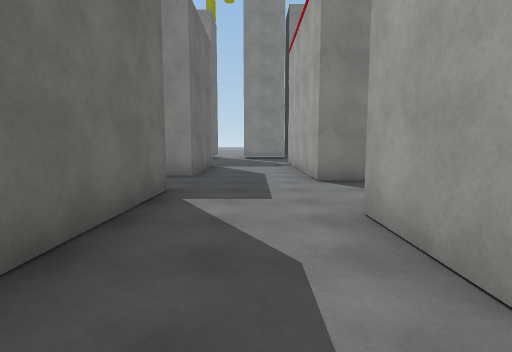
View 1 (above)

24 first-person views from a walk through a Unity game level. The camera is 1.5 m above the floor, tilts 6° down and sees 80° across. The floor is counted in squares, 2 m on a side. Each view is taken from the middle of a square. On the plan, view 1 faces up. The plan holds only what a view shows up to about 10 squares ahead; the rest is blank. The place goes on beyond the plan. The player character is not drawn. Surface patterns are stand-ins for the level's own textures.

View 2
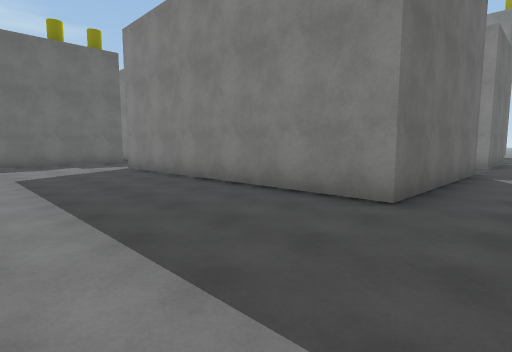

View 3
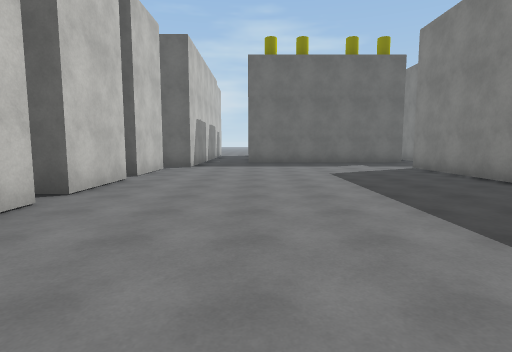

View 4
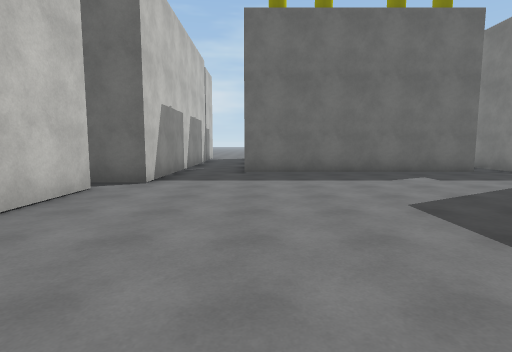

View 5
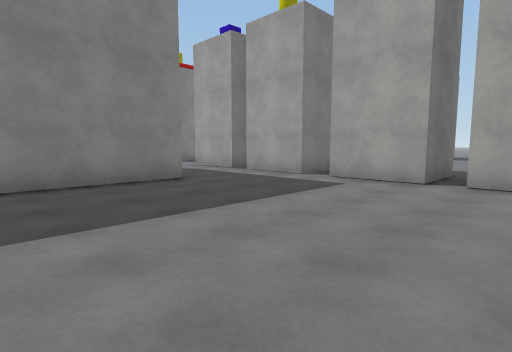

View 6
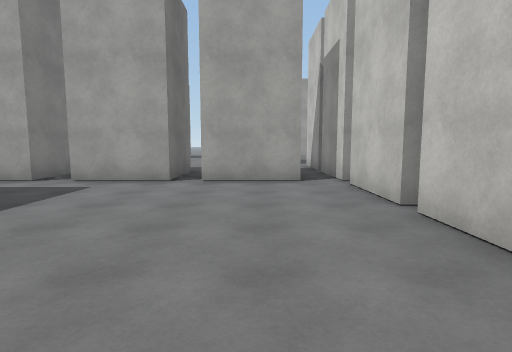

View 7
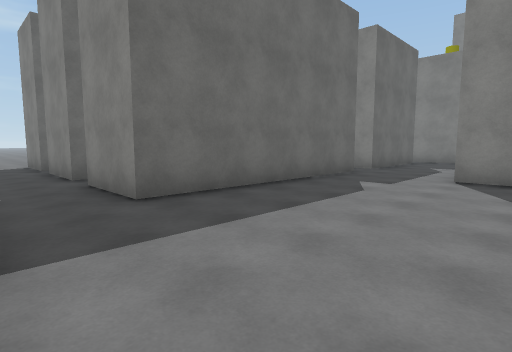

View 8
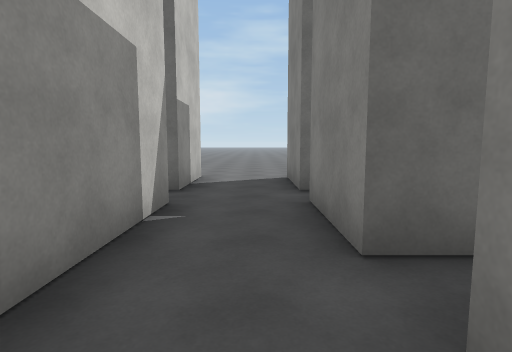

View 9
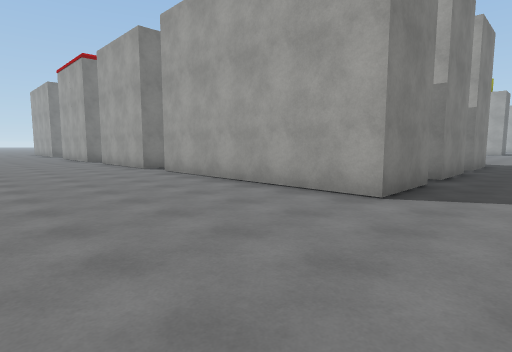

View 10
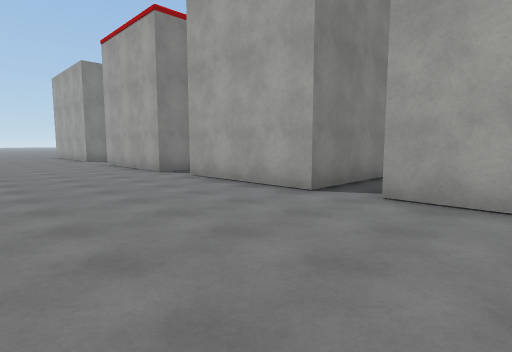

View 11
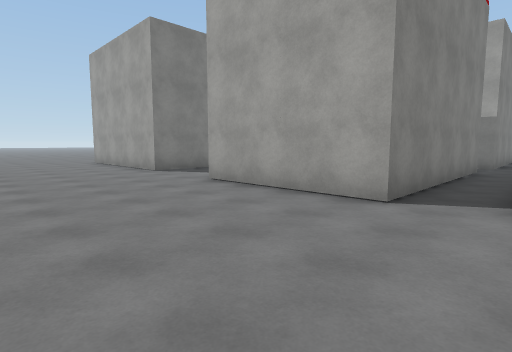

View 12
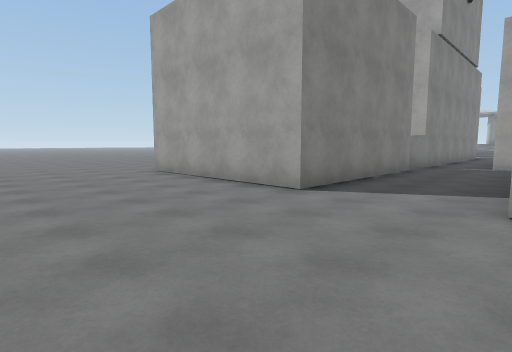

View 13
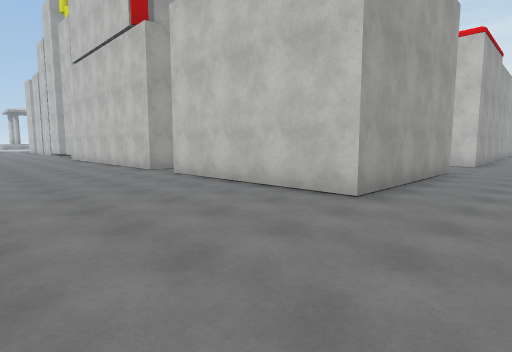

View 14
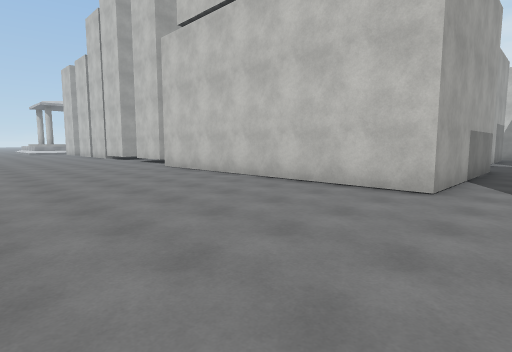

View 15
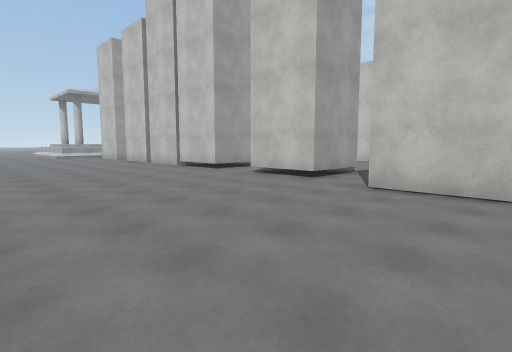

View 16
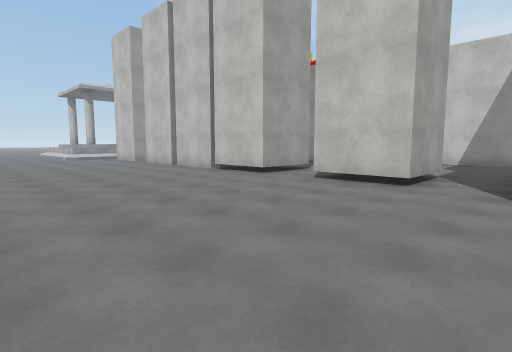

View 17
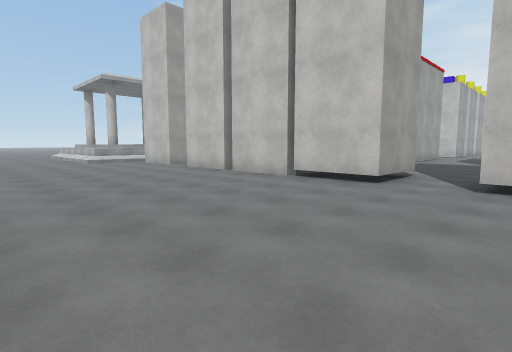

View 18
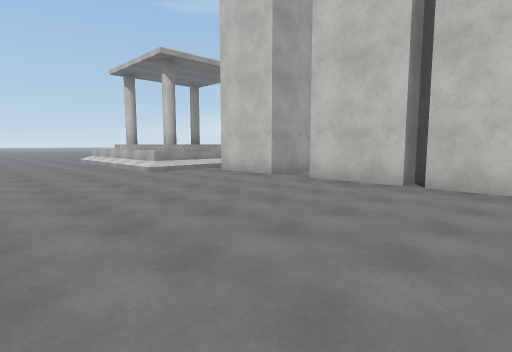

View 19
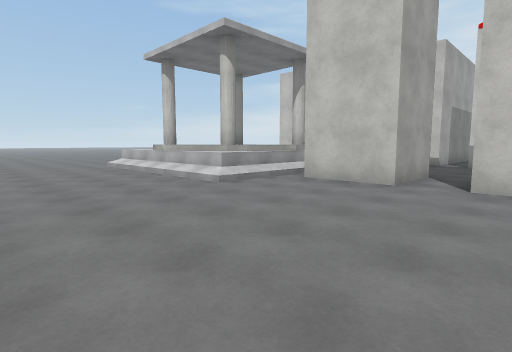

View 20
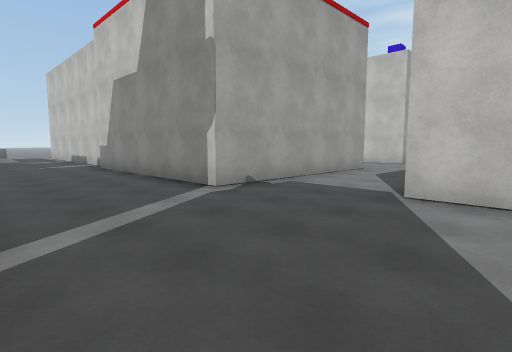

View 21
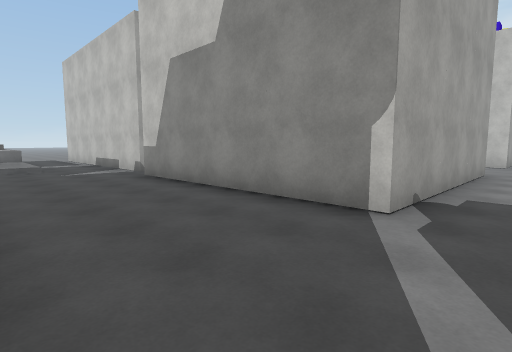

View 22
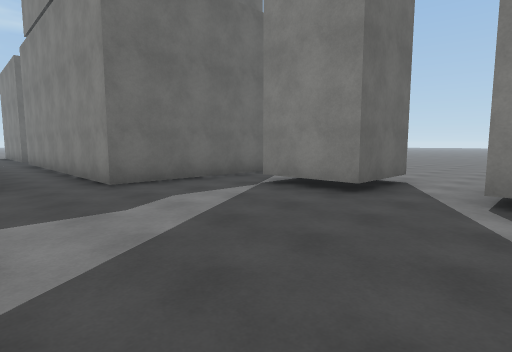

View 23
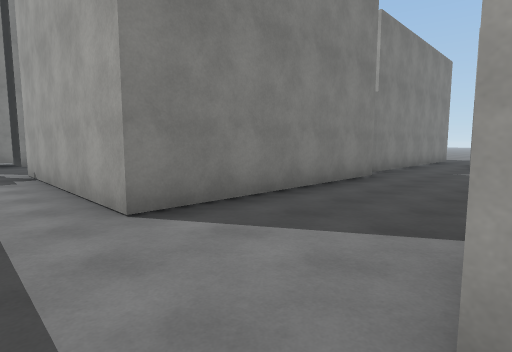

View 24
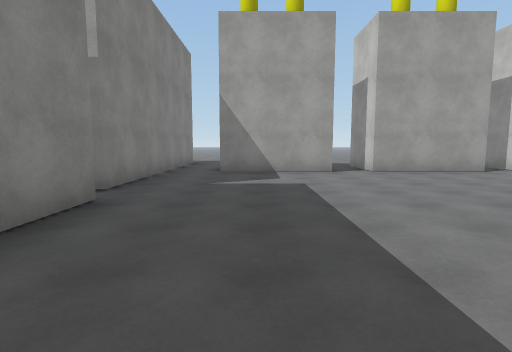

### Floor plan
Key: @ floor where view 1 was taken; # wall or solid block; . floor; ^ raised ledge; O other object.
Columns run from 24 left of view 1 to 17 right of it. Each row starts with its distance up from view 1.
 23          ...........................
 22  .........................................
 21  .........................................
 20  ........................................
 19  .................................^^^^^^
 18  ...######.OOOOOOOO...............^^^ ^
 17  ...#     .O     OO.###.##########^^
 16 ....#     .O      O.###.#####  #  ^
 15 ....#     .O      O.............   ^
 14 ....#     .O      O...............^^^
 13 ....######.OOOOOOOO..................
 12 ..........................OOOOOO....
 11 ...........#       ......O      ####
 10 ....OO             ####..O
  9 ....O                 #..OOO
  8 ....O                 #..O
  7 ....OOOOOO ###        #..O  OOOO######
  6 .............         ....OOOOOO......
  5 ....#                 #............#
  4 ....#        ..       #............#
  3 ....#       #..       #..## .......#
  2 ....####  ###..       #..##  ......##
  1 .......     ...       #...#   ......##
  0 ....#       #..########.@##    ....##
 -1 ....#       #............###     ..#
 -2 ....#       #.............#       .##
 -3 ....#       #............##        .##
 -4 ....#    #  #............###.
 -5 ....#########............#
 -6 .........................##
 -7 .....##.#######...........#
 -8               ######.#########

Where each view was taken, in squares from view 1:
view 1: 0 up, 0 right, facing up
view 2: 4 down, 0 right, facing up-left
view 3: 5 down, 0 right, facing left
view 4: 5 down, 4 left, facing left
view 5: 6 down, 5 left, facing up-right
view 6: 6 down, 5 left, facing right
view 7: 7 down, 8 left, facing up-left
view 8: 6 down, 13 left, facing left
view 9: 7 down, 24 left, facing up-right
view 10: 1 down, 24 left, facing up-right
view 11: 5 up, 24 left, facing up-right
view 12: 10 up, 24 left, facing up-right
view 13: 22 up, 22 left, facing down-right
view 14: 23 up, 15 left, facing down-right
view 15: 23 up, 8 left, facing down-right
view 16: 23 up, 6 left, facing down-right
view 17: 23 up, 3 left, facing down-right
view 18: 23 up, 2 right, facing down-right
view 19: 23 up, 5 right, facing down-right
view 20: 15 up, 3 left, facing down-right
view 21: 15 up, 0 right, facing down-right
view 22: 11 up, 0 right, facing up-left
view 23: 3 up, 0 right, facing up-right
view 24: 4 up, 3 right, facing right
